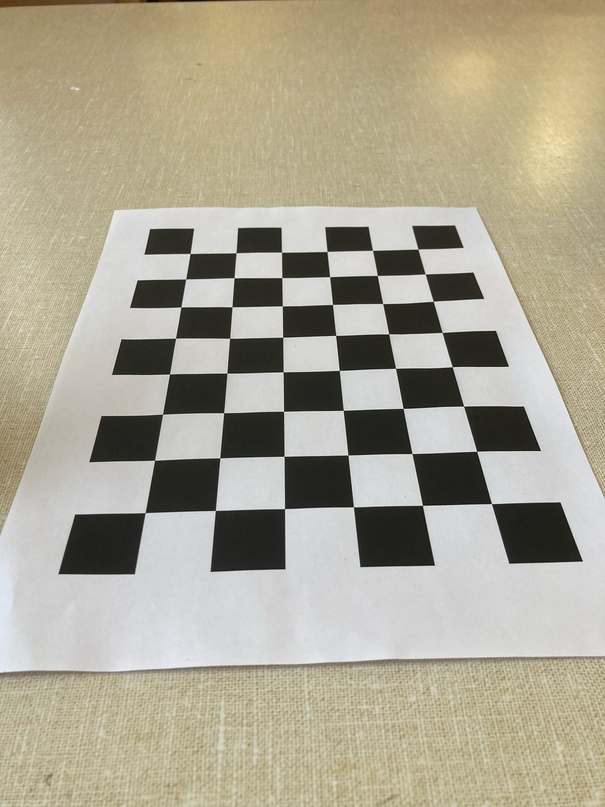
//> input picture attempt4_c++/image0.jpg, 605 x 807 px
$ ./CornerDetection -image1=image0.jpg -image2=image1.jpg   (built with g++ and OpenCV 4)
//> lines starting //> are read from the running program, lines starting //| are printed output that depends on the picture; after the words box and inside, x2 and y2 are one past the last pixel; in counts of white or black regions, pixels touching at a corner belong together
// Code created using this OpenCV tutorial: https://docs.opencv.org/4.x/d9/dab/tutorial_homography.html
#include <iostream>
#include <opencv2/core.hpp>
#include <opencv2/imgproc.hpp>
#include <opencv2/calib3d.hpp>
#include <opencv2/highgui.hpp>

using namespace std;
using namespace cv;

namespace
{
enum Pattern { CHESSBOARD, CIRCLES_GRID, ASYMMETRIC_CIRCLES_GRID };

Scalar randomColor( RNG& rng )
{
  int icolor = (unsigned int) rng;
  return Scalar( icolor & 255, (icolor >> 8) & 255, (icolor >> 16) & 255 );
}

void perspectiveCorrection(const string &img1Path, const string &img2Path, const Size &patternSize, RNG &rng)
{
//> called with img1Path = "image0.jpg", img2Path = "image1.jpg", patternSize = Size(6, 8)
    Mat img1 = imread( samples::findFile(img1Path) );
//> img1 is the input picture: 807 rows x 605 cols, CV_8UC3; mean B, G, R 147.4, 166, 171.7
    Mat img2 = imread( samples::findFile(img2Path) );
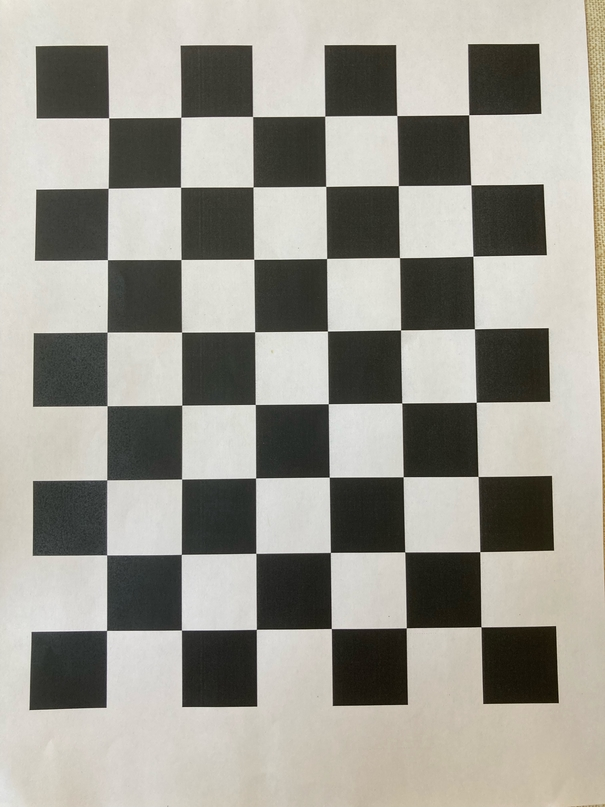
//> input picture attempt4_c++/image1.jpg, 605 x 807 px
//> img2 is the input picture: 807 rows x 605 cols, CV_8UC3; mean B, G, R 145.2, 154, 156.1

    //! [find-corners]
    vector<Point2f> corners1, corners2;
    bool found1 = findChessboardCorners(img1, patternSize, corners1);
//> corners1 = 48 Points (x, y), first 12: [190, 253.5], [236, 252.8], [281.5, 252.2], [327, 251.5], [372.5, 250.3], [417.9, 249.1], [185.7, 279], [234.1, 277.8], [281.8, 277.6], [329.6, 276.7], [377.3, 275.5], [425.2, 273.9]; found1 = true
    bool found2 = findChessboardCorners(img2, patternSize, corners2);
//> corners2 = 48 Points (x, y), first 12: [108.6, 117.9], [180.7, 117.3], [252.5, 116.5], [324.7, 116.1], [396.8, 115.5], [468.7, 114.7], [108.1, 188.3], [180.5, 187.3], [253, 187], [325.6, 186.4], [398.3, 185.6], [470.8, 184.8]; found2 = true
    //! [find-corners]
    cout << "corners1:\n" << corners1 << endl;
//| corners1:
//| [190.02954, 253.50607;
//|  235.99496, 252.79321;
//|  281.48578, 252.20888;
//> (the first 4 of 49 printed lines)
    cout << "corners2:\n" << corners2 << endl;
//| corners2:
//| [108.59133, 117.87376;
//|  180.72678, 117.2866;
//|  252.52499, 116.5097;
//> (the first 4 of 49 printed lines)

    if (!found1 || !found2)
    {
        cout << "Error, cannot find the chessboard corners in both images." << endl;
        return;
    }

    //! [estimate-homography]
    Mat H = findHomography(corners1, corners2);
//> H = [[2.95, 0.857, -577.1], [0.0883, 5.83, -1276.9], [2.4e-05, 0.00337, 1]]
    cout << "H:\n" << H << endl;
//| H:
//| [2.947247644495103, 0.8569970843237701, -577.0860156250043;
//|  0.08834142647959708, 5.825854852674261, -1276.899995846842;
//|  2.403665859187734e-05, 0.003367781879990738, 1]
    //! [estimate-homography]

    //! [warp-chessboard]
    Mat img1_warp;
    warpPerspective(img1, img1_warp, H, img1.size());
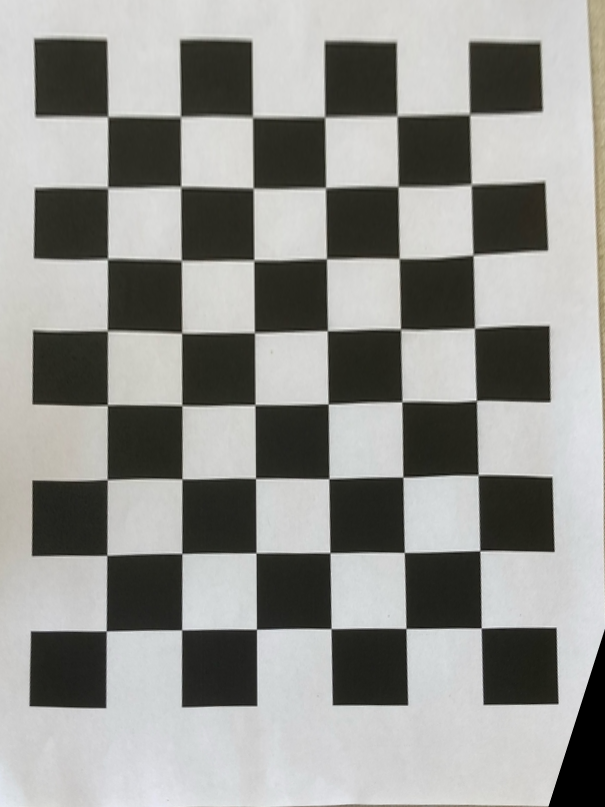
//> img1_warp: 807 rows x 605 cols, CV_8UC3; mean B, G, R 143.8, 147.6, 147.3
    //! [warp-chessboard]

    Mat img_draw_warp;
    hconcat(img2, img1_warp, img_draw_warp);
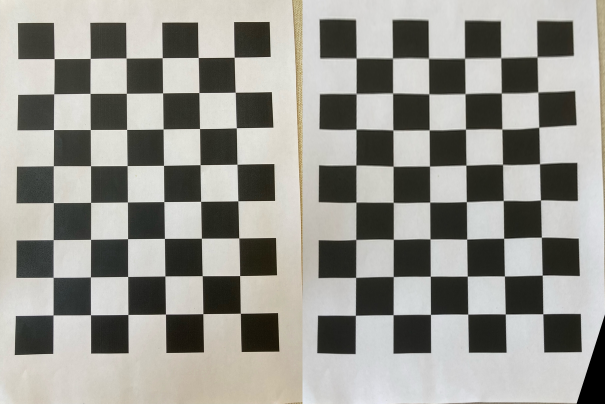
//> img_draw_warp: 807 rows x 1210 cols, CV_8UC3 (shown at 1/2 size); mean B, G, R 144.5, 150.8, 151.7
    imshow("Desired chessboard view / Warped source chessboard view", img_draw_warp);

    //! [compute-transformed-corners]
    Mat img_draw_matches;
    hconcat(img1, img2, img_draw_matches);
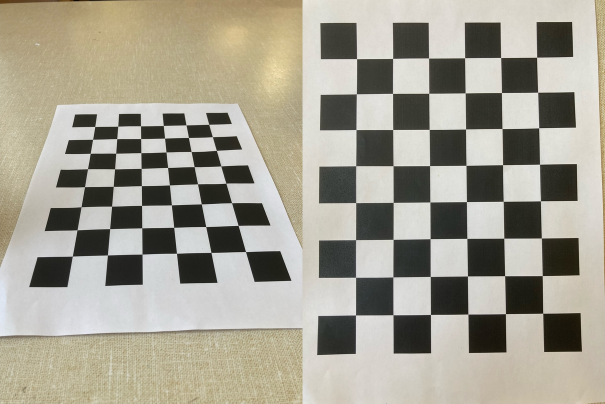
//> img_draw_matches: 807 rows x 1210 cols, CV_8UC3 (shown at 1/2 size); mean B, G, R 146.3, 160, 163.9
    for (size_t i = 0; i < corners1.size(); i++)
    {
        Mat pt1 = (Mat_<double>(3,1) << corners1[i].x, corners1[i].y, 1);
        Mat pt2 = H * pt1;
        pt2 /= pt2.at<double>(2);

        Point end( (int) (img1.cols + pt2.at<double>(0)), (int) pt2.at<double>(1) );
        line(img_draw_matches, corners1[i], end, randomColor(rng), 2);
    }
//> this loop made 48 passes
//> (pt1, pt2, end, icolor in randomColor) on passes 1 to 10: ([190, 253.5, 1], [107.7, 116.7, 1], Point(712, 116), 130063606), ([236, 252.8, 1], [180.4, 116.7, 1], Point(785, 116), -1291671899), ([281.5, 252.2, 1], [252.5, 117.1, 1], Point(857, 117), -424946457), ([327, 251.5, 1], [324.6, 117, 1], Point(929, 117), 1350273629), ([372.5, 250.4, 1], [397, 115.8, 1], Point(1001, 115), -270011799), ([418, 249.1, 1], [469.6, 114.2, 1], Point(1074, 114), -1078939986), ([185.7, 279, 1], [107.6, 187.7, 1], Point(712, 187), 1172977286), ([234.1, 277.8, 1], [180.8, 186.7, 1], Point(785, 186), 1125683993), ([281.8, 277.6, 1], [253.1, 188.1, 1], Point(858, 188), -825516420), ([329.6, 276.7, 1], [325.5, 187.8, 1], Point(930, 187), 869437529)
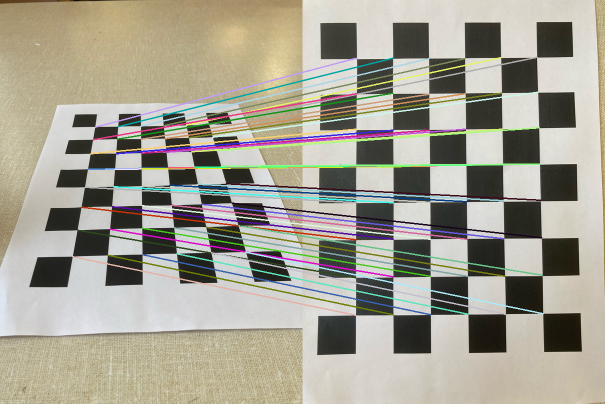
//> img_draw_matches: 807 rows x 1210 cols, CV_8UC3 (shown at 1/2 size); 7.79% of pixels changed, all inside (x1, y1, x2, y2) = (144, 113, 1088, 632)

    imshow(img1Path, img1);
    imshow(img2Path, img2);


    imshow("Draw matches", img_draw_matches);
    waitKey();
    //! [compute-transformed-corners]
}

const char* params
    = "{ help h         |       | print usage }"
      "{ image1         | left02.jpg | path to the source chessboard image }"
      "{ image2         | left01.jpg | path to the desired chessboard image }"
      "{ width bw       | 9     | chessboard width }"
      "{ height bh      | 6     | chessboard height }";
}

int main(int argc, char *argv[])
{
    cv::RNG rng( 0xFFFFFFFF );
    CommandLineParser parser(argc, argv, params);

    if (parser.has("help"))
    {
        parser.about("Code for homography tutorial.\n"
            "Example 2: perspective correction.\n");
        parser.printMessage();
        return 0;
    }

    Size patternSize(6, 8);
    perspectiveCorrection("image0.jpg",
                          "image1.jpg",
                          patternSize, rng);

    return 0;
}
